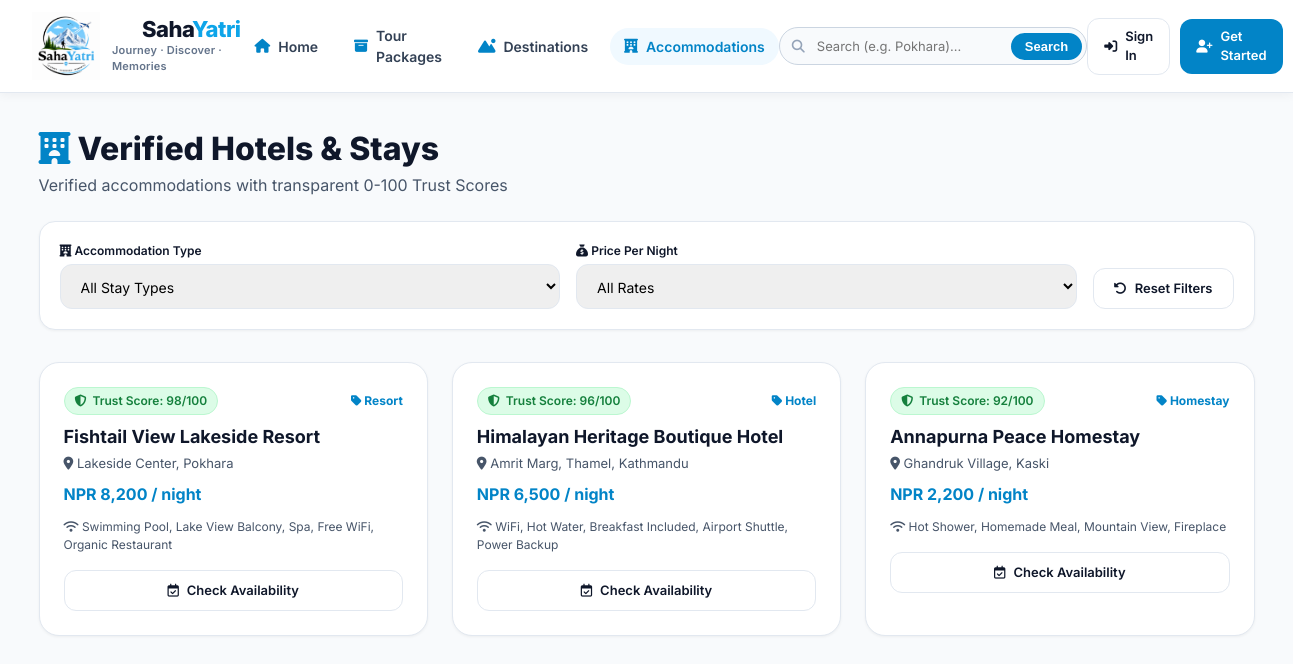
The app's page /accommodations.php with its own data.
### tables this page shows
CREATE TABLE IF NOT EXISTS `accommodations` (
    `id` INT AUTO_INCREMENT PRIMARY KEY,
    `organization_id` INT DEFAULT NULL,
    `destination_id` INT NOT NULL,
    `name` VARCHAR(150) NOT NULL,
    `type` ENUM('Hotel', 'Resort', 'Homestay', 'Guesthouse', 'Lodge', 'Hostel') DEFAULT 'Hotel',
    `description` TEXT,
    `address` TEXT NOT NULL,
    `latitude` DECIMAL(10, 8) NOT NULL,
    `longitude` DECIMAL(11, 8) NOT NULL,
    `price_per_night` DECIMAL(10, 2) NOT NULL,
    `rating` DECIMAL(3, 2) DEFAULT 4.80,
    `trust_score` INT DEFAULT 95,
    `is_verified` TINYINT(1) DEFAULT 1,
    `approval_status` ENUM('PENDING', 'APPROVED', 'REJECTED') DEFAULT 'PENDING' COMMENT 'Superadmin approval gate',
    `facilities` TEXT,
    `contact_phone` VARCHAR(50),
    `image_url` VARCHAR(255) DEFAULT NULL,
    `created_at` TIMESTAMP DEFAULT CURRENT_TIMESTAMP,
    FOREIGN KEY (`organization_id`) REFERENCES `organizations`(`id`) ON DELETE CASCADE,
    FOREIGN KEY (`destination_id`) REFERENCES `destinations`(`id`) ON DELETE CASCADE
);

### accommodations.php (the view, shortened to what this page needs)
<?php
$db = getDBConnection();
$type = trim($_GET['type'] ?? 'all');
$priceFilter = trim($_GET['price'] ?? 'all');
$sql = "SELECT a.*, d.name as destination_name, d.region
        FROM accommodations a
        JOIN destinations d ON a.destination_id = d.id
        WHERE 1=1";
$params = [];
$sql .= " ORDER BY a.trust_score DESC";
$stmt = $db->prepare($sql);
$stmt->execute($params);
$accommodations = $stmt->fetchAll();
?>
<!DOCTYPE html>
<html lang="en">
<head>
    <link rel="stylesheet" href="https://cdnjs.cloudflare.com/ajax/libs/font-awesome/6.5.1/css/all.min.css">
    <link rel="stylesheet" href="assets/css/style.css">
</head>
<body>
    <?php include __DIR__ . '/includes/navbar.php'; ?>
    <div class="content-area" style="max-width: 1280px;">
        <div style="margin-bottom: 24px;">
            <h1 style="font-size: 32px; font-weight: 800; color: var(--color-dark-accent);"><i class="fa-solid fa-hotel" style="color: var(--color-primary-dark);"></i> Verified Hotels & Stays</h1>
            <p style="color: var(--color-text-secondary);">Verified accommodations with transparent 0-100 Trust Scores</p>
        </div>
        <div class="filter-container">
            <form action="accommodations.php" method="GET" class="filter-row">
                <div class="filter-group">
                    <label class="form-label" style="margin-bottom: 4px; font-size: 12px;"><i class="fa-solid fa-hotel"></i> Accommodation Type</label>
                    <select name="type" class="form-select" onchange="this.form.submit()">
                        <option value="all" <?php echo ($type === 'all') ? 'selected' : ''; ?>>All Stay Types</option>
                    </select>
                </div>
                <div class="filter-group">
                    <label class="form-label" style="margin-bottom: 4px; font-size: 12px;"><i class="fa-solid fa-sack-dollar"></i> Price Per Night</label>
                    <select name="price" class="form-select" onchange="this.form.submit()">
                        <option value="all" <?php echo ($priceFilter === 'all') ? 'selected' : ''; ?>>All Rates</option>
                    </select>
                </div>
                <div style="align-self: flex-end;">
                    <a href="accommodations.php" class="btn btn-outline" style="font-size: 13px;"><i class="fa-solid fa-rotate-left"></i> Reset Filters</a>
                </div>
            </form>
        </div>
        <div class="dashboard-grid">
            <?php if (empty($accommodations)): ?>
                <div class="card" style="grid-column: 1 / -1; text-align: center; padding: 40px;">
                    <i class="fa-solid fa-hotel" style="font-size: 40px; color: var(--color-text-muted); margin-bottom: 12px;"></i>
                    <h3>No accommodations found matching your criteria</h3>
                    <a href="accommodations.php" class="btn btn-primary" style="margin-top: 16px;">View All Stays</a>
                </div>
            <?php else: ?>
                <?php foreach ($accommodations as $acc): ?>
                    <div class="card">
                        <div style="display: flex; justify-content: space-between; align-items: center; margin-bottom: 8px;">
                            <span class="badge risk-safe"><i class="fa-solid fa-shield-halved"></i> Trust Score: <?php echo $acc['trust_score']; ?>/100</span>
                            <span style="font-size: 12px; font-weight: bold; color: var(--color-primary-dark);"><i class="fa-solid fa-tag"></i> <?php echo htmlspecialchars($acc['type']); ?></span>
                        </div>
                        <h3 style="font-size: 18px; font-weight: 700; margin-bottom: 4px;"><?php echo htmlspecialchars($acc['name']); ?></h3>
                        <p style="font-size: 13px; color: var(--color-text-secondary); margin-bottom: 8px;"><i class="fa-solid fa-location-dot"></i> <?php echo htmlspecialchars($acc['address']); ?></p>
                        <p style="font-size: 16px; font-weight: bold; color: var(--color-primary-dark); margin-bottom: 12px;">NPR <?php echo number_format($acc['price_per_night']); ?> / night</p>
                        <p style="font-size: 12px; color: var(--color-text-secondary); margin-bottom: 16px;"><i class="fa-solid fa-wifi"></i> <?php echo htmlspecialchars($acc['facilities']); ?></p>
                        <a href="login.php" class="btn btn-outline" style="width: 100%; font-size: 13px;"><i class="fa-regular fa-calendar-check"></i> Check Availability</a>
                    </div>
                <?php endforeach; ?>
            <?php endif; ?>
        </div>
    </div>
</body>
</html>

### includes/navbar.php (shortened to what this page needs)
<?php
$currentUser = isset($_SESSION['user_id']) ? [
    'id' => $_SESSION['user_id'],
    'full_name' => $_SESSION['user_name'] ?? 'User',
    'role' => $_SESSION['user_role'] ?? 'user'
] : null;
$activePage = basename($_SERVER['PHP_SELF']);
$searchQuery = htmlspecialchars($_GET['search'] ?? '');
?>
<header class="sahayatri-navbar">
    <a href="index.php" class="brand-container">
        <img src="assets/img/Logoo.png" alt="SahaYatri Logo" class="brand-logo-img">
        <div class="brand-text-box">
            <div class="brand-title" style="margin-left:30px">Saha<span>Yatri</span></div>
            <span class="brand-subtext">Journey · Discover · Memories</span>
        </div>
    </a>
    <ul class="navbar-menu-row">
        <li class="navbar-menu-item">
            <a href="index.php"
                class="navbar-menu-link <?php echo ($activePage === 'index.php' || $activePage === '') ? 'active' : ''; ?>">
                <i class="fa-solid fa-house" style="color: #0284C7;"></i> Home
            </a>
        </li>
        <li class="navbar-menu-item">
            <a href="packages.php"
                class="navbar-menu-link <?php echo $activePage === 'packages.php' ? 'active' : ''; ?>">
                <i class="fa-solid fa-box-archive" style="color: #0284C7;"></i> Tour Packages
            </a>
        </li>
        <li class="navbar-menu-item">
            <a href="destinations.php"
                class="navbar-menu-link <?php echo $activePage === 'destinations.php' ? 'active' : ''; ?>">
                <i class="fa-solid fa-mountain-sun" style="color: #0284C7;"></i> Destinations
            </a>
        </li>
        <li class="navbar-menu-item">
            <a href="accommodations.php"
                class="navbar-menu-link <?php echo $activePage === 'accommodations.php' ? 'active' : ''; ?>">
                <i class="fa-solid fa-hotel" style="color: #0284C7;"></i> Accommodations
            </a>
        </li>
    </ul>
    <form action="packages.php" method="GET" style="margin: 0;">
        <div class="navbar-search-box">
            <i class="fa-solid fa-magnifying-glass" style="color: #94A3B8; font-size: 13px;"></i>
            <input type="text" name="search" class="navbar-search-input" value="<?php echo $searchQuery; ?>"
                placeholder="Search (e.g. Pokhara)..." required>
            <button type="submit" class="navbar-search-btn">
                Search
            </button>
        </div>
    </form>
    <div class="navbar-auth-actions">
        <?php if ($currentUser): ?>
            <?php
            $dashboardLink = 'traveler_dashboard.php';
            if ($currentUser['role'] === 'super_admin')
                $dashboardLink = 'super_admin_dashboard.php';
            if ($currentUser['role'] === 'organization_admin')
                $dashboardLink = 'admin_dashboard.php';
            ?>
            <a href="<?php echo $dashboardLink; ?>" class="btn btn-primary" style="font-size: 13px; padding: 8px 16px;">
                <i class="fa-solid fa-user-gear"></i> Portal
            </a>
            <a href="logout.php" class="btn btn-outline" style="font-size: 13px; padding: 8px 16px;">
                <i class="fa-solid fa-right-from-bracket"></i> Logout
            </a>
        <?php else: ?>
            <a href="login.php" class="btn btn-outline" style="font-size: 13px; padding: 8px 16px;">
                <i class="fa-solid fa-right-to-bracket"></i> Sign In
            </a>
            <a href="register.php" class="btn btn-primary" style="font-size: 13px; padding: 8px 16px;">
                <i class="fa-solid fa-user-plus"></i> Get Started
            </a>
        <?php endif; ?>
    </div>
</header>

### assets/css/style.css (style rules this page uses)
:root { --color-primary: #0EA5E9; --color-primary-dark: #0284C7; --color-primary-light: #E0F2FE; --color-primary-100: #F0F9FF; --color-dark-accent: #0F172A; --color-nature-green: #15803D; --color-sky-accent: #38BDF8; --color-danger: #EF4444; --color-danger-dark: #DC2626; --color-danger-light: #FEE2E2; --color-success: #10B981; --color-warning: #F59E0B; --color-risk-safe: #16A34A; --color-risk-caution: #EAB308; --color-risk-high: #F97316; --color-risk-critical: #DC2626; --color-text-primary: #0F172A; --color-text-secondary: #475569; --color-text-muted: #94A3B8; --color-border: #E2E8F0; --color-surface: #FFFFFF; --color-background: #F8FAFC; --radius-sm: 6px; --radius-md: 12px; --radius-lg: 20px; --shadow-sm: 0 1px 3px rgba(0, 0, 0, 0.05); --shadow-md: 0 4px 12px rgba(14, 165, 233, 0.08); --shadow-lg: 0 10px 25px rgba(15, 23, 42, 0.12); }
* { box-sizing: border-box; margin: 0; padding: 0; }
body { font-family: 'Inter', system-ui, -apple-system, sans-serif; background-color: var(--color-background); color: var(--color-text-primary); line-height: 1.5; -webkit-font-smoothing: antialiased; }
.content-area { padding: 32px; flex: 1; max-width: 1400px; margin: 0 auto; width: 100%; }
.dashboard-grid { display: grid; grid-template-columns: repeat(auto-fit, minmax(320px, 1fr)); gap: 24px; margin-bottom: 32px; }
.card { background: var(--color-surface); border-radius: var(--radius-lg); border: 1px solid var(--color-border); padding: 24px; box-shadow: var(--shadow-sm); transition: transform 0.2s ease, box-shadow 0.2s ease; }
.btn { display: inline-flex; align-items: center; justify-content: center; gap: 8px; padding: 10px 20px; border-radius: var(--radius-md); font-size: 14px; font-weight: 600; cursor: pointer; border: none; transition: all 0.2s ease; text-decoration: none; }
.btn-primary { background: var(--color-primary-dark); color: #FFFFFF; }
.btn-outline { background: transparent; border: 1px solid var(--color-border); color: var(--color-text-primary); }
.badge { display: inline-flex; align-items: center; gap: 6px; padding: 4px 10px; border-radius: 20px; font-size: 12px; font-weight: 600; }
.risk-safe { background: #DCFCE7; color: #15803D; border: 1px solid #BBF7D0; }
.form-label { display: block; font-size: 14px; font-weight: 600; margin-bottom: 6px; color: var(--color-text-primary); }
.form-input, .form-select, .form-textarea { width: 100%; padding: 12px 16px; border-radius: var(--radius-md); border: 1px solid var(--color-border); font-size: 14px; font-family: inherit; transition: border 0.2s ease; }

### accommodations.php (style rules this page uses)
.filter-container { background: white; border-radius: 16px; padding: 20px; border: 1px solid var(--color-border); margin-bottom: 32px; box-shadow: var(--shadow-sm); }
.filter-row { display: flex; gap: 16px; flex-wrap: wrap; align-items: center; }
.filter-group { flex: 1; min-width: 200px; }

### records on screen
accommodations: trust_score "98", type "Resort", name "Fishtail View Lakeside Resort", address "Lakeside Center, Pokhara", price_per_night "8,200", facilities "Swimming Pool, Lake View Balcony, Spa, Free WiFi, Organic Restaurant"
accommodations: trust_score "96", type "Hotel", name "Himalayan Heritage Boutique Hotel", address "Amrit Marg, Thamel, Kathmandu", price_per_night "6,500", facilities "WiFi, Hot Water, Breakfast Included, Airport Shuttle, Power Backup"
accommodations: trust_score "92", type "Homestay", name "Annapurna Peace Homestay", address "Ghandruk Village, Kaski", price_per_night "2,200", facilities "Hot Shower, Homemade Meal, Mountain View, Fireplace"
